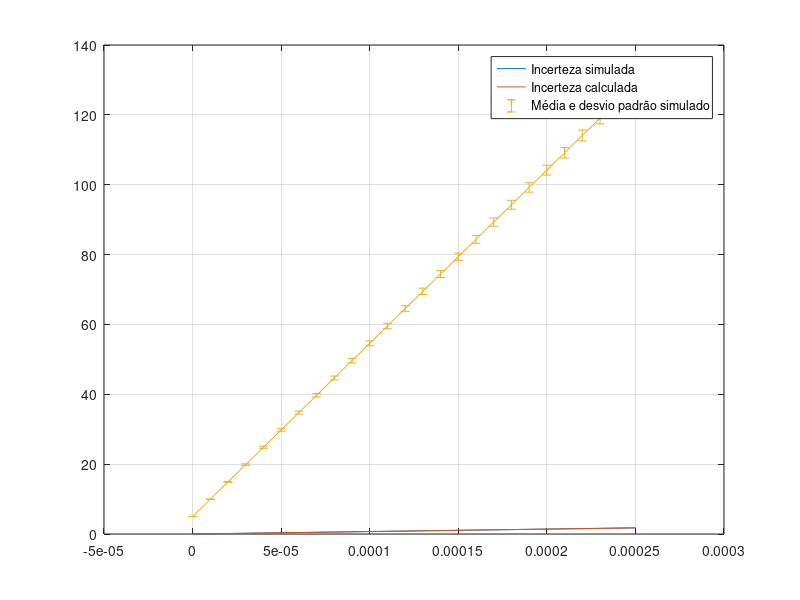

MATLAB code for this plot:
%%%%%%%%%%%%%%%%%%%%%%%%%%%%%%%%%%%%%%%%%%%%%%%%%%%%%%%%%%%%%%%%%%%%%%%%%%%
%Análise de incertezas do etapa de amplificação. Considera-se 
%incertezas nas resistências, capacitâncias e chaves. A tensão de entrada
%Vcs é um valor livre de incertezas
%Presume que todas as incertezas são independentes.
%Desconsidera correntes de fuga, corrente de polarização, tensão de offset
%%%%%%%%%%%%%%%%%%%%%%%%%%%%%%%%%%%%%%%%%%%%%%%%%%%%%%%%%%%%%%%%%%%%%%%%%%%

clear all
close all
clc

points = 10000;

Ti = 250e-6;
Ta = 250e-6;
timestep = 1e-5;

Vcs = 5;
Ra = 10e3;
d_Ra = 0.1e3;

Rs = 82.5;
d_Rs = 17.5;

C = 1e-9;
d_C = 0.01e-9;

R = (Ra+Rs);
d_R = sqrt((d_Ra)^2 + (d_Rs)^2);

RC = R*C;

d_RC = sqrt((d_R/R)^2 + (d_C/C)^2)*RC;

Ra_sim = normrnd(Ra,d_Ra,[points 1]);
Rs_sim = normrnd(Rs,d_Rs,[points 1]);
C_sim = normrnd(C,d_C,[points 1]);

Ra_sim = max(Ra_sim,0);
Rs_sim = max(Rs_sim,0);
C_sim = max(C_sim,0);


t = [0:timestep:Ta];

s_ = std(Vcs*(1+t./(C_sim.*(Ra_sim+Rs_sim))));
sf_ = abs(-Vcs.*t./RC^2)*d_RC;
m_ = mean(Vcs*(1+t./(C_sim.*(Ra_sim+Rs_sim))));

fprintf('R %.2f +- %.2f Ohm \n',R,d_R);
fprintf('RC %.2f +- %.2f ns \n',RC*1e9,d_RC*1e9);

fprintf('C_sim %.2f +- %.2f nF \n',mean(C_sim)*1e9,std(C_sim)*1e9);
fprintf('Ra_sim %.2f +- %.2f Ohm \n',mean(Ra_sim),std(Ra_sim));
fprintf('Rs_sim %.2f +- %.2f Ohm \n',mean(Rs_sim),std(Rs_sim));


%%

figure
plot(t,s_);
hold on
plot(t,sf_);
errorbar(t,m_,s_);
hold off
legend('Incerteza simulada','Incerteza calculada','Média e desvio padrão simulado')
grid;



